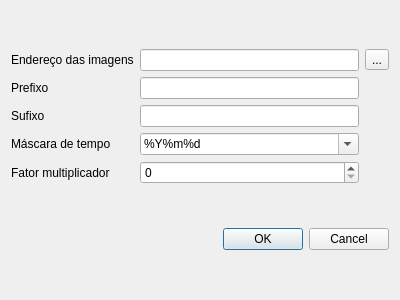
<?xml version="1.0" encoding="UTF-8"?>
<ui version="4.0">
 <class>Dialog</class>
 <widget class="QDialog" name="Dialog">
  <property name="geometry">
   <rect>
    <x>0</x>
    <y>0</y>
    <width>400</width>
    <height>300</height>
   </rect>
  </property>
  <property name="windowTitle">
   <string>Série temporal</string>
  </property>
  <layout class="QVBoxLayout" name="verticalLayout">
   <item>
    <layout class="QGridLayout" name="gridLayout">
     <item row="0" column="2">
      <widget class="QToolButton" name="tbIn">
       <property name="text">
        <string>...</string>
       </property>
      </widget>
     </item>
     <item row="0" column="0">
      <widget class="QLabel" name="label">
       <property name="text">
        <string>Endereço das imagens</string>
       </property>
      </widget>
     </item>
     <item row="0" column="1">
      <widget class="QLineEdit" name="txIn">
       <property name="layoutDirection">
        <enum>Qt::RightToLeft</enum>
       </property>
       <property name="text">
        <string/>
       </property>
      </widget>
     </item>
     <item row="1" column="1">
      <widget class="QLineEdit" name="txPrefixo">
       <property name="whatsThis">
        <string>&lt;html&gt;&lt;head/&gt;&lt;body&gt;&lt;p&gt;Este campo representa uma série de caracteres que vem antes da informação de data, no exemplo &amp;quot;IMG_MODIS_2014-04-23_FILTRADA.tif&amp;quot; a sequencia de caracteres &amp;quot;IMG_MODIS_&amp;quot; é o prefixo e deve ser comum a todas as imagens presentes.&lt;/p&gt;&lt;p&gt;&lt;br/&gt;&lt;/p&gt;&lt;/body&gt;&lt;/html&gt;</string>
       </property>
      </widget>
     </item>
     <item row="2" column="0">
      <widget class="QLabel" name="label_3">
       <property name="text">
        <string>Sufixo</string>
       </property>
      </widget>
     </item>
     <item row="2" column="1">
      <widget class="QLineEdit" name="txSufixo"/>
     </item>
     <item row="3" column="1">
      <widget class="QComboBox" name="cbMascara">
       <property name="editable">
        <bool>true</bool>
       </property>
       <item>
        <property name="text">
         <string extracomment="ECMWF">%Y%m%d</string>
        </property>
       </item>
       <item>
        <property name="text">
         <string>New Item</string>
        </property>
       </item>
      </widget>
     </item>
     <item row="1" column="0">
      <widget class="QLabel" name="label_2">
       <property name="whatsThis">
        <string>&lt;html&gt;&lt;head/&gt;&lt;body&gt;&lt;p&gt;Este campo representa uma série de caracteres que vem antes da informação de data, no exemplo &amp;quot;IMG_MODIS_2014-04-23_FILTRADA.tif&amp;quot;, a sequencia de caracteres &amp;quot;IMG_MODIS_&amp;quot; é o prefixo, e este deve ser comum a todas as imagens presentes.&lt;/p&gt;&lt;/body&gt;&lt;/html&gt;</string>
       </property>
       <property name="text">
        <string>Prefixo</string>
       </property>
      </widget>
     </item>
     <item row="3" column="0">
      <widget class="QLabel" name="label_4">
       <property name="text">
        <string>Máscara de tempo</string>
       </property>
      </widget>
     </item>
     <item row="4" column="1">
      <widget class="QSpinBox" name="txFatorMultiplicador"/>
     </item>
     <item row="4" column="0">
      <widget class="QLabel" name="label_5">
       <property name="text">
        <string>Fator multiplicador</string>
       </property>
      </widget>
     </item>
    </layout>
   </item>
   <item>
    <widget class="QDialogButtonBox" name="buttonBox">
     <property name="orientation">
      <enum>Qt::Horizontal</enum>
     </property>
     <property name="standardButtons">
      <set>QDialogButtonBox::Cancel|QDialogButtonBox::Ok</set>
     </property>
    </widget>
   </item>
  </layout>
 </widget>
 <resources/>
 <connections>
  <connection>
   <sender>buttonBox</sender>
   <signal>accepted()</signal>
   <receiver>Dialog</receiver>
   <slot>accept()</slot>
   <hints>
    <hint type="sourcelabel">
     <x>248</x>
     <y>254</y>
    </hint>
    <hint type="destinationlabel">
     <x>157</x>
     <y>274</y>
    </hint>
   </hints>
  </connection>
  <connection>
   <sender>buttonBox</sender>
   <signal>rejected()</signal>
   <receiver>Dialog</receiver>
   <slot>reject()</slot>
   <hints>
    <hint type="sourcelabel">
     <x>316</x>
     <y>260</y>
    </hint>
    <hint type="destinationlabel">
     <x>286</x>
     <y>274</y>
    </hint>
   </hints>
  </connection>
 </connections>
</ui>
